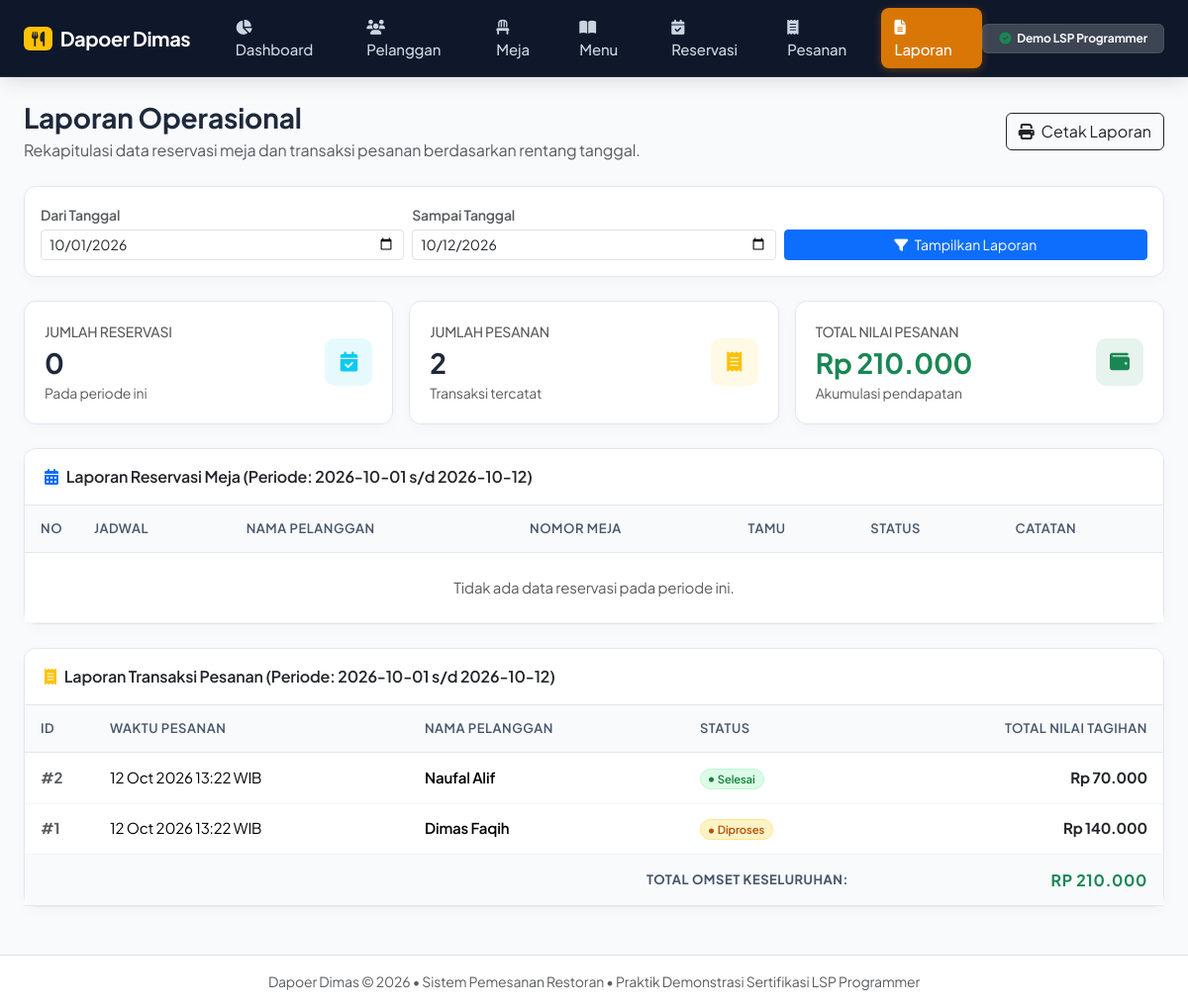
Page /restoran/index.php?page=reports on the committed database.
### tables this page shows
CREATE TABLE restaurant_orders (
    id INT AUTO_INCREMENT PRIMARY KEY,
    customer_id INT NOT NULL,
    reservation_id INT NULL,
    order_date DATETIME NOT NULL DEFAULT CURRENT_TIMESTAMP,
    status ENUM('Diproses', 'Selesai', 'Dibatalkan') NOT NULL DEFAULT 'Diproses',
    total_amount DECIMAL(12,2) NOT NULL DEFAULT 0.00,
    created_at TIMESTAMP DEFAULT CURRENT_TIMESTAMP,
    FOREIGN KEY (customer_id) REFERENCES customers(id) ON DELETE CASCADE,
    FOREIGN KEY (reservation_id) REFERENCES reservations(id) ON DELETE SET NULL
);

CREATE TABLE customers (
    id INT AUTO_INCREMENT PRIMARY KEY,
    name VARCHAR(100) NOT NULL,
    phone VARCHAR(20) NOT NULL,
    email VARCHAR(100) NULL,
    created_at TIMESTAMP DEFAULT CURRENT_TIMESTAMP
);

### restoran/index.php (called while the page is built, shortened)
<?php
require_once __DIR__ . '/config/database.php';
require_once __DIR__ . '/helpers/functions.php';
require_once __DIR__ . '/models/Reservation.php';
require_once __DIR__ . '/models/Order.php';
$reservasiClass = new Reservation($db);
$pesananClass   = new Order($db);
$halaman = $_GET['page'] ?? 'dashboard';
$halaman_valid = [
    'dashboard'    => 'pages/dashboard.php',
    'customers'    => 'pages/customers.php',
    'tables'       => 'pages/tables.php',
    'menu'         => 'pages/menu.php',
    'reservations' => 'pages/reservations.php',
    'orders'       => 'pages/orders.php',
    'reports'      => 'pages/reports.php',
];
$file_halaman = $halaman_valid[$halaman] ?? 'pages/dashboard.php';
require_once __DIR__ . '/templates/header.php';
require_once __DIR__ . '/templates/navbar.php';
require_once __DIR__ . '/' . $file_halaman;
require_once __DIR__ . '/templates/footer.php';

### restoran/models/Reservation.php (called while the page is built, shortened)
<?php
class Reservation
{
    private PDO $db;
    public function __construct(PDO $koneksi)
    {
        $this->db = $koneksi;
    }
    public function ambilSemua(?string $tanggal = null, ?string $status = null): array
    {
        $sql = "SELECT r.*, c.name AS nama_pelanggan, c.phone AS telepon_pelanggan,
                       t.table_number AS nomor_meja, t.capacity AS kapasitas_meja
                FROM reservations r
                JOIN customers c ON r.customer_id = c.id
                JOIN restaurant_tables t ON r.table_id = t.id
                WHERE 1=1";
        $params = [];
        if (!empty($tanggal)) {
            $sql .= " AND r.reservation_date = :tanggal";
            $params['tanggal'] = $tanggal;
        }
        $sql .= " ORDER BY r.reservation_date DESC, r.reservation_time DESC";
        $stmt = $this->db->prepare($sql);
        $stmt->execute($params);
        return $stmt->fetchAll();
    }
}

### restoran/models/Order.php (called while the page is built, shortened)
<?php
class Order
{
    private PDO $db;
    public function __construct(PDO $koneksi)
    {
        $this->db = $koneksi;
    }
    public function ambilSemua(?string $mulai = null, ?string $selesai = null, ?string $status = null): array
    {
        $sql = "SELECT o.*, c.name AS nama_pelanggan, c.phone AS telepon_pelanggan
                FROM restaurant_orders o
                JOIN customers c ON o.customer_id = c.id
                WHERE 1=1";
        $params = [];
        if (!empty($mulai)) {
            $sql .= " AND DATE(o.order_date) >= :mulai";
            $params['mulai'] = $mulai;
        }
        if (!empty($selesai)) {
            $sql .= " AND DATE(o.order_date) <= :selesai";
            $params['selesai'] = $selesai;
        }
        $sql .= " ORDER BY o.order_date DESC, o.id DESC";
        $stmt = $this->db->prepare($sql);
        $stmt->execute($params);
        return $stmt->fetchAll();
    }
    public function hitungOmset(?string $mulai = null, ?string $selesai = null): float
    {
        $sql = "SELECT COALESCE(SUM(total_amount), 0) FROM restaurant_orders WHERE status != 'Dibatalkan'";
        $params = [];
        if (!empty($mulai)) {
            $sql .= " AND DATE(order_date) >= :mulai";
            $params['mulai'] = $mulai;
        }
        if (!empty($selesai)) {
            $sql .= " AND DATE(order_date) <= :selesai";
            $params['selesai'] = $selesai;
        }
        $stmt = $this->db->prepare($sql);
        $stmt->execute($params);
        return (float)$stmt->fetchColumn();
    }
}

### restoran/pages/reports.php (the view, shortened to what this page needs)
<?php
$tgl_mulai   = !empty($_GET['tgl_mulai']) ? trim($_GET['tgl_mulai']) : date('Y-m-01');
$tgl_selesai = !empty($_GET['tgl_selesai']) ? trim($_GET['tgl_selesai']) : date('Y-m-d');
$laporan_reservasi = $reservasiClass->ambilSemua($tgl_mulai, null);
$laporan_pesanan   = $pesananClass->ambilSemua($tgl_mulai, $tgl_selesai, null);
$total_jml_reservasi = count($laporan_reservasi);
$total_jml_pesanan   = count($laporan_pesanan);
$total_omset         = $pesananClass->hitungOmset($tgl_mulai, $tgl_selesai);
?>
<div class="d-flex flex-column flex-md-row justify-content-between align-items-md-center mb-4 gap-2 no-print">
    <div>
        <h1 class="h3 fw-bold mb-1">Laporan Operasional</h1>
        <p class="text-muted mb-0">Rekapitulasi data reservasi meja dan transaksi pesanan berdasarkan rentang tanggal.</p>
    </div>
    <button type="button" onclick="window.print()" class="btn btn-outline-dark">
        <i class="fa fa-print me-1"></i> Cetak Laporan
    </button>
</div>
<div class="card card-custom mb-4 no-print">
    <div class="card-body p-3">
        <form method="GET" action="index.php" class="row g-2 align-items-end">
            <div class="col-sm-5 col-md-4">
                <label class="form-label small fw-semibold text-muted mb-1">Dari Tanggal</label>
                <input type="date" name="tgl_mulai" class="form-control form-control-sm" value="<?= htmlspecialchars($tgl_mulai) ?>" required>
            </div>
            <div class="col-sm-5 col-md-4">
                <label class="form-label small fw-semibold text-muted mb-1">Sampai Tanggal</label>
                <input type="date" name="tgl_selesai" class="form-control form-control-sm" value="<?= htmlspecialchars($tgl_selesai) ?>" required>
            </div>
            <div class="col-sm-2 col-md-4">
                <button type="submit" class="btn btn-sm btn-primary w-100">
                    <i class="fa fa-filter me-1"></i> Tampilkan Laporan
                </button>
            </div>
        </form>
    </div>
</div>
<div class="row g-3 mb-4">
    <div class="col-md-4">
        <div class="kpi-card d-flex align-items-center justify-content-between">
            <div>
                <div class="text-muted small fw-medium text-uppercase">Jumlah Reservasi</div>
                <div class="h3 fw-bold mb-0 mt-1"><?= $total_jml_reservasi ?></div>
                <div class="small text-muted mt-1">Pada periode ini</div>
            </div>
            <div class="kpi-icon bg-info bg-opacity-10 text-info">
                <i class="fa fa-calendar-check"></i>
            </div>
        </div>
    </div>
    <div class="col-md-4">
        <div class="kpi-card d-flex align-items-center justify-content-between">
            <div>
                <div class="text-muted small fw-medium text-uppercase">Jumlah Pesanan</div>
                <div class="h3 fw-bold mb-0 mt-1"><?= $total_jml_pesanan ?></div>
                <div class="small text-muted mt-1">Transaksi tercatat</div>
            </div>
            <div class="kpi-icon bg-warning bg-opacity-10 text-warning">
                <i class="fa fa-receipt"></i>
            </div>
        </div>
    </div>
    <div class="col-md-4">
        <div class="kpi-card d-flex align-items-center justify-content-between">
            <div>
                <div class="text-muted small fw-medium text-uppercase">Total Nilai Pesanan</div>
                <div class="h3 fw-bold text-success mb-0 mt-1"><?= formatRupiah($total_omset) ?></div>
                <div class="small text-muted mt-1">Akumulasi pendapatan</div>
            </div>
            <div class="kpi-icon bg-success bg-opacity-10 text-success">
                <i class="fa fa-wallet"></i>
            </div>
        </div>
    </div>
</div>
<div class="card card-custom mb-4">
    <div class="card-header card-header-custom">
        <i class="fa fa-calendar-alt me-2 text-primary"></i>Laporan Reservasi Meja (Periode: <?= htmlspecialchars($tgl_mulai) ?> s/d <?= htmlspecialchars($tgl_selesai) ?>)
    </div>
    <div class="card-body p-0">
        <div class="table-responsive">
            <table class="table table-custom mb-0">
                <thead>
                    <tr>
                        <th style="width: 50px;">No</th>
                        <th>Jadwal</th>
                        <th>Nama Pelanggan</th>
                        <th>Nomor Meja</th>
                        <th>Tamu</th>
                        <th>Status</th>
                        <th>Catatan</th>
                    </tr>
                </thead>
                <tbody>
                    <?php if (empty($laporan_reservasi)): ?>
                        <tr>
                            <td colspan="7" class="text-center py-4 text-muted">Tidak ada data reservasi pada periode ini.</td>
                        </tr>
                    <?php endif; ?>
                </tbody>
            </table>
        </div>
    </div>
</div>
<div class="card card-custom mb-4">
    <div class="card-header card-header-custom">
        <i class="fa fa-receipt me-2 text-warning"></i>Laporan Transaksi Pesanan (Periode: <?= htmlspecialchars($tgl_mulai) ?> s/d <?= htmlspecialchars($tgl_selesai) ?>)
    </div>
    <div class="card-body p-0">
        <div class="table-responsive">
            <table class="table table-custom mb-0">
                <thead>
                    <tr>
                        <th style="width: 70px;">ID</th>
                        <th>Waktu Pesanan</th>
                        <th>Nama Pelanggan</th>
                        <th>Status</th>
                        <th class="text-end">Total Nilai Tagihan</th>
                    </tr>
                </thead>
                <tbody>
                    <?php if (empty($laporan_pesanan)): ?>
                        <tr>
                            <td colspan="5" class="text-center py-4 text-muted">Tidak ada data pesanan pada periode ini.</td>
                        </tr>
                    <?php else: ?>
                        <?php foreach ($laporan_pesanan as $o): ?>
                            <tr>
                                <td class="fw-bold text-muted">#<?= $o['id'] ?></td>
                                <td><?= date('d M Y H:i', strtotime($o['order_date'])) ?> WIB</td>
                                <td class="fw-semibold"><?= htmlspecialchars($o['nama_pelanggan']) ?></td>
                                <td><?= badgeStatus($o['status']) ?></td>
                                <td class="text-end fw-bold text-dark"><?= formatRupiah((float)$o['total_amount']) ?></td>
                            </tr>
                        <?php endforeach; ?>
                    <?php endif; ?>
                </tbody>
                <tfoot>
                    <tr class="table-light">
                        <th colspan="4" class="text-end fw-bold">TOTAL OMSET KESELURUHAN:</th>
                        <th class="text-end fw-bold fs-6 text-success"><?= formatRupiah($total_omset) ?></th>
                    </tr>
                </tfoot>
            </table>
        </div>
    </div>
</div>

### restoran/helpers/functions.php (shortened to what this page needs)
<?php
function formatRupiah(float $angka): string
{
    return 'Rp ' . number_format($angka, 0, ',', '.');
}
function badgeStatus(string $status): string
{
    $warna = match ($status) {
        'Menunggu', 'Diproses' => 'badge-soft-warning',
        'Dikonfirmasi', 'Aktif' => 'badge-soft-primary',
        'Selesai', 'Tersedia'   => 'badge-soft-success',
        'Dibatalkan', 'Nonaktif' => 'badge-soft-danger',
        default => 'badge-soft-secondary'
    };
    return '<span class="badge ' . $warna . ' px-2 py-1 rounded-pill fw-semibold"><i class="fa fa-circle me-1" style="font-size: 0.45em; vertical-align: middle;"></i>' . htmlspecialchars($status) . '</span>';
}

### restoran/templates/header.php (style rules this page uses)
body { font-family: 'Plus Jakarta Sans', -apple-system, BlinkMacSystemFont, sans-serif; background-color: #f8fafc; color: #1e293b; min-height: 100vh; display: flex; flex-direction: column; }
:root { --brand-primary: #d97706; --brand-primary-hover: #b45309; --brand-dark: #0f172a; --surface-bg: #f8fafc; --card-radius: 12px; }
body { font-family: 'Plus Jakarta Sans', -apple-system, BlinkMacSystemFont, sans-serif; background-color: var(--surface-bg); color: #1e293b; min-height: 100vh; display: flex; flex-direction: column; letter-spacing: -0.01em; }
.card-custom { background: #ffffff; border: 1px solid #e2e8f0; border-radius: var(--card-radius); box-shadow: 0 4px 16px -2px rgba(15, 23, 42, 0.04); transition: transform 0.15s ease, box-shadow 0.15s ease; }
.card-header-custom { background: #ffffff; border-bottom: 1px solid #e2e8f0; font-weight: 600; padding: 1rem 1.25rem; border-top-left-radius: var(--card-radius) !important; border-top-right-radius: var(--card-radius) !important; }
.kpi-card { border-radius: var(--card-radius); padding: 1.25rem; background: #ffffff; border: 1px solid #e2e8f0; box-shadow: 0 4px 16px -2px rgba(15, 23, 42, 0.04); transition: transform 0.15s ease; }
.kpi-icon { width: 48px; height: 48px; border-radius: 10px; display: flex; align-items: center; justify-content: center; font-size: 1.25rem; }
.table-custom th { background-color: #f8fafc; color: #475569; font-weight: 600; font-size: 0.8125rem; text-transform: uppercase; letter-spacing: 0.04em; padding: 0.85rem 1rem; border-bottom: 1px solid #e2e8f0; }
.table-custom td { vertical-align: middle; padding: 0.85rem 1rem; font-size: 0.9375rem; border-bottom: 1px solid #f1f5f9; }
.badge-soft-success { background-color: #dcfce7 !important; color: #15803d !important; border: 1px solid #bbf7d0; }
.badge-soft-warning { background-color: #fef3c7 !important; color: #b45309 !important; border: 1px solid #fde68a; }

### rows in the picture
restaurant_orders: id "2", order_date "12 Oct 2026 13:22", customer.name "Naufal Alif", status "Selesai", total_amount "Rp 70.000"
restaurant_orders: id "1", order_date "12 Oct 2026 13:22", customer.name "Dimas Faqih", status "Diproses", total_amount "Rp 140.000"

### other values in the picture
$total_jml_reservasi "0"
$total_jml_pesanan "2"
formatRupiah($total_omset) "Rp 210.000"
$tgl_mulai "2026-10-01"
$tgl_selesai "2026-10-12"
formatRupiah($total_omset) "RP 210.000"
